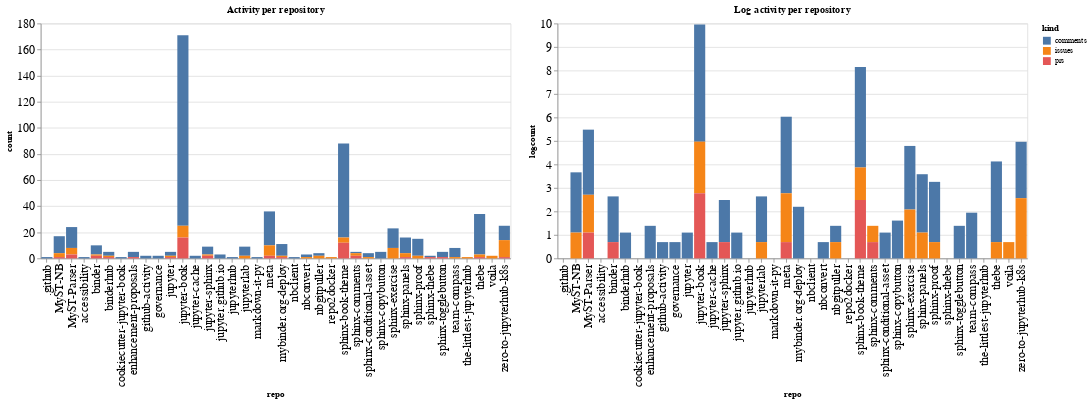

Notebook code cell kept with this figure:
### Code cell
ch1 = alt.Chart(repo_summaries, width=600, title="Activity per repository").mark_bar().encode(
    x='repo',
    y='count',
    color='kind',
    tooltip="kind"
)

ch2 = alt.Chart(repo_summaries, width=600, title="Log activity per repository").mark_bar().encode(
    x='repo',
    y='logcount',
    color='kind',
    tooltip="kind"
)

ch1 | ch2

### Figure 1 — Vega-Lite specification as saved in the notebook (floating-point values rounded to 4 significant figures)
{"config": {"axisLeft": {"labelFontSize": 15}, "axisBottom": {"labelFontSize": 15}}, "hconcat": [{"mark": "bar", "encoding": {"color": {"type": "nominal", "field": "kind"}, "tooltip": {"type": "nominal", "field": "kind"}, "x": {"type": "nominal", "field": "repo"}, "y": {"type": "quantitative", "field": "count"}}, "title": "Activity per repository", "width": 600}, {"mark": "bar", "encoding": {"color": {"type": "nominal", "field": "kind"}, "tooltip": {"type": "nominal", "field": "kind"}, "x": {"type": "nominal", "field": "repo"}, "y": {"type": "quantitative", "field": "logcount"}}, "title": "Log activity per repository", "width": 600}], "data": {"name": "data-e910bd4cea1848dbfb38f8f0c5b05f7f"}, "$schema": "https://vega.github.io/schema/vega-lite/v4.8.1.json", "datasets": {"data-e910bd4cea1848dbfb38f8f0c5b05f7f": [{"repo": ".github", "kind": "comments", "count": 1, "logcount": 0.0}, {"repo": "MyST-NB", "kind": "comments", "count": 13, "logcount": 2.565}, {"repo": "MyST-NB", "kind": "issues", "count": 3, "logcount": 1.099}, {"repo": "MyST-NB", "kind": "prs", "count": 1, "logcount": 0.0}, {"repo": "MyST-Parser", "kind": "comments", "count": 16, "logcount": 2.773}, {"repo": "MyST-Parser", "kind": "issues", "count": 5, "logcount": 1.609}, {"repo": "MyST-Parser", "kind": "prs", "count": 3, "logcount": 1.099}, {"repo": "accessibility", "kind": "comments", "count": 1, "logcount": 0.0}, {"repo": "binder", "kind": "comments", "count": 7, "logcount": 1.946}, {"repo": "binder", "kind": "issues", "count": 1, "logcount": 0.0}, {"repo": "binder", "kind": "prs", "count": 2, "logcount": 0.6931}, {"repo": "binderhub", "kind": "comments", "count": 3, "logcount": 1.099}, {"repo": "binderhub", "kind": "issues", "count": 1, "logcount": 0.0}, {"repo": "binderhub", "kind": "prs", "count": 1, "logcount": 0.0}, {"repo": "cookiecutter-jupyter-book", "kind": "comments", "count": 1, "logcount": 0.0}, {"repo": "enhancement-proposals", "kind": "comments", "count": 4, "logcount": 1.386}, {"repo": "enhancement-proposals", "kind": "prs", "count": 1, "logcount": 0.0}, {"repo": "github-activity", "kind": "comments", "count": 2, "logcount": 0.6931}, {"repo": "governance", "kind": "comments", "count": 2, "logcount": 0.6931}, {"repo": "jupyter", "kind": "comments", "count": 3, "logcount": 1.099}, {"repo": "jupyter", "kind": "issues", "count": 1, "logcount": 0.0}, {"repo": "jupyter", "kind": "prs", "count": 1, "logcount": 0.0}, {"repo": "jupyter-book", "kind": "comments", "count": 146, "logcount": 4.984}, {"repo": "jupyter-book", "kind": "issues", "count": 9, "logcount": 2.197}, {"repo": "jupyter-book", "kind": "prs", "count": 16, "logcount": 2.773}, {"repo": "jupyter-cache", "kind": "comments", "count": 2, "logcount": 0.6931}, {"repo": "jupyter-sphinx", "kind": "comments", "count": 6, "logcount": 1.792}, {"repo": "jupyter-sphinx", "kind": "issues", "count": 1, "logcount": 0.0}, {"repo": "jupyter-sphinx", "kind": "prs", "count": 2, "logcount": 0.6931}, {"repo": "jupyter.github.io", "kind": "comments", "count": 3, "logcount": 1.099}, {"repo": "jupyterhub", "kind": "comments", "count": 1, "logcount": 0.0}, {"repo": "jupyterlab", "kind": "comments", "count": 7, "logcount": 1.946}, {"repo": "jupyterlab", "kind": "issues", "count": 2, "logcount": 0.6931}, {"repo": "markdown-it-py", "kind": "comments", "count": 1, "logcount": 0.0}, {"repo": "meta", "kind": "comments", "count": 26, "logcount": 3.258}, {"repo": "meta", "kind": "issues", "count": 8, "logcount": 2.079}, {"repo": "meta", "kind": "prs", "count": 2, "logcount": 0.6931}, {"repo": "mybinder.org-deploy", "kind": "comments", "count": 9, "logcount": 2.197}, {"repo": "mybinder.org-deploy", "kind": "issues", "count": 1, "logcount": 0.0}, {"repo": "mybinder.org-deploy", "kind": "prs", "count": 1, "logcount": 0.0}, {"repo": "nbclient", "kind": "comments", "count": 1, "logcount": 0.0}, {"repo": "nbconvert", "kind": "comments", "count": 2, "logcount": 0.6931}, {"repo": "nbconvert", "kind": "issues", "count": 1, "logcount": 0.0}, {"repo": "nbgitpuller", "kind": "comments", "count": 2, "logcount": 0.6931}, {"repo": "nbgitpuller", "kind": "issues", "count": 2, "logcount": 0.6931}, {"repo": "repo2docker", "kind": "issues", "count": 1, "logcount": 0.0}, {"repo": "sphinx-book-theme", "kind": "comments", "count": 72, "logcount": 4.277}, {"repo": "sphinx-book-theme", "kind": "issues", "count": 4, "logcount": 1.386}, {"repo": "sphinx-book-theme", "kind": "prs", "count": 12, "logcount": 2.485}, {"repo": "sphinx-comments", "kind": "comments", "count": 1, "logcount": 0.0}, {"repo": "sphinx-comments", "kind": "issues", "count": 2, "logcount": 0.6931}, {"repo": "sphinx-comments", "kind": "prs", "count": 2, "logcount": 0.6931}, {"repo": "sphinx-conditional-asset", "kind": "comments", "count": 3, "logcount": 1.099}, {"repo": "sphinx-conditional-asset", "kind": "issues", "count": 1, "logcount": 0.0}, {"repo": "sphinx-copybutton", "kind": "comments", "count": 5, "logcount": 1.609}, {"repo": "sphinx-exercise", "kind": "comments", "count": 15, "logcount": 2.708}, {"repo": "sphinx-exercise", "kind": "issues", "count": 8, "logcount": 2.079}, {"repo": "sphinx-panels", "kind": "comments", "count": 12, "logcount": 2.485}, {"repo": "sphinx-panels", "kind": "issues", "count": 3, "logcount": 1.099}, {"repo": "sphinx-panels", "kind": "prs", "count": 1, "logcount": 0.0}, {"repo": "sphinx-proof", "kind": "comments", "count": 13, "logcount": 2.565}, {"repo": "sphinx-proof", "kind": "issues", "count": 2, "logcount": 0.6931}, {"repo": "sphinx-thebe", "kind": "comments", "count": 1, "logcount": 0.0}, {"repo": "sphinx-thebe", "kind": "prs", "count": 1, "logcount": 0.0}, {"repo": "sphinx-togglebutton", "kind": "comments", "count": 4, "logcount": 1.386}, {"repo": "sphinx-togglebutton", "kind": "prs", "count": 1, "logcount": 0.0}, {"repo": "team-compass", "kind": "comments", "count": 7, "logcount": 1.946}, {"repo": "team-compass", "kind": "issues", "count": 1, "logcount": 0.0}, {"repo": "the-littlest-jupyterhub", "kind": "issues", "count": 1, "logcount": 0.0}, {"repo": "thebe", "kind": "comments", "count": 31, "logcount": 3.434}, {"repo": "thebe", "kind": "issues", "count": 2, "logcount": 0.6931}, {"repo": "thebe", "kind": "prs", "count": 1, "logcount": 0.0}, {"repo": "voila", "kind": "issues", "count": 2, "logcount": 0.6931}, {"repo": "zero-to-jupyterhub-k8s", "kind": "comments", "count": 11, "logcount": 2.398}, {"repo": "zero-to-jupyterhub-k8s", "kind": "issues", "count": 13, "logcount": 2.565}, {"repo": "zero-to-jupyterhub-k8s", "kind": "prs", "count": 1, "logcount": 0.0}]}}
